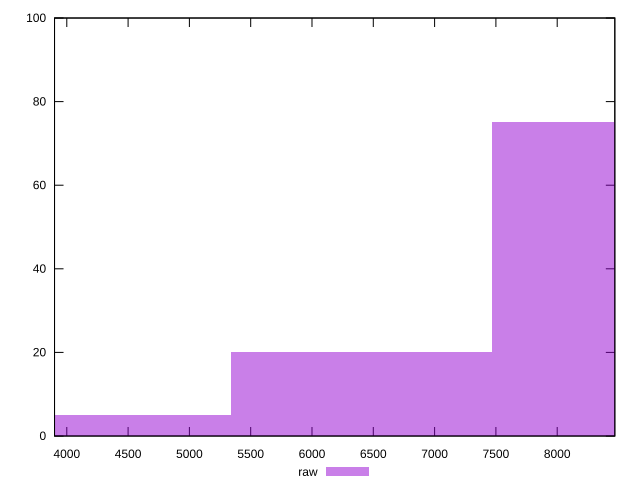

Here is the gnuplot script that generated this plot:
reset

$raw <<EOF
8537.978022626041 75
6403.483516969531 20
4268.9890113130205 5
EOF

set key outside below
set boxwidth 2134.4945056565102
set xrange [3900:8470]
set yrange [0:100]
set trange [0:100]
set style fill transparent solid 0.5 noborder
set terminal svg size 640, 490 enhanced background rgb 'white'
set output "report_00015_2021-02-09T16-11-33.973Z/uses-text-compression/samples/pages+cached/raw/histogram.svg"

plot $raw title "raw" with boxes

reset
